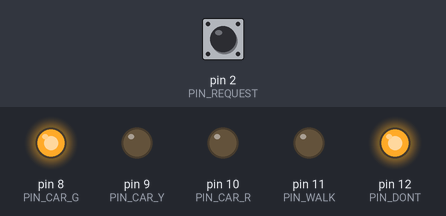
This sketch was run on a simulated Arduino Uno, built with avr-gcc and run on an emulated ATmega328P. Parts: output pins drawn as LEDs (lit = HIGH). The inputs (shaded band) are chosen by the test bench; at power-on: pin 2 (PIN_REQUEST) HIGH.

Above: at 1.2 s.
1.3 s: pin 2 (PIN_REQUEST) pulled LOW for 0.15 s
At 1.59 s:
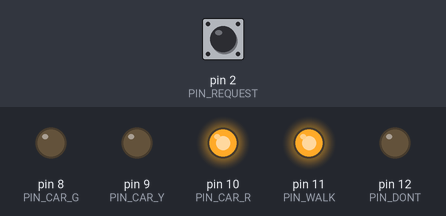
Timing chart, 0 to 4.3 s (numbered marks = the images above; inputs shaded):
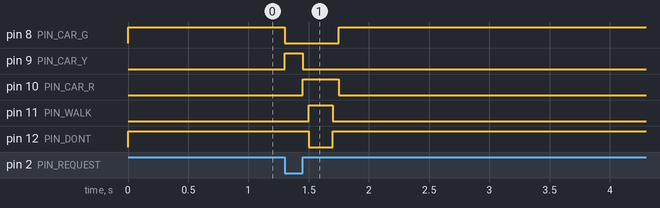

Measured:
- after the input at 1.3 s, pin 8 (PIN_CAR_G): HIGH → LOW at once, → HIGH 0.45 s later; pin 9 (PIN_CAR_Y): LOW → HIGH at once, → LOW 0.15 s later; pin 10 (PIN_CAR_R): LOW → HIGH after 0.15 s, → LOW 0.30 s later; pin 11 (PIN_WALK): LOW → HIGH after 0.20 s, → LOW 0.20 s later; pin 12 (PIN_DONT): HIGH → LOW after 0.20 s, → HIGH 0.20 s later

The sketch:

deepseek-high.ino
```cpp
// Pedestrian crossing for ATmega328P (Uno-compatible)
// REQUEST button: pin 2 -> GND (internal pull-up, active LOW)
// Car lights:      green 8, yellow 9, red 10
// Pedestrian:      WALK 11, DON'T WALK 12

const uint8_t PIN_REQUEST = 2;
const uint8_t PIN_CAR_G   = 8;
const uint8_t PIN_CAR_Y   = 9;
const uint8_t PIN_CAR_R   = 10;
const uint8_t PIN_WALK    = 11;
const uint8_t PIN_DONT    = 12;

enum State { S_GREEN, S_YELLOW, S_RED1, S_WALK, S_RED2 };
State state = S_GREEN;
uint32_t stateStart = 0;

bool requestPending = false;
bool lastButton = HIGH;

void setCars(bool g, bool y, bool r) {
  digitalWrite(PIN_CAR_G, g);
  digitalWrite(PIN_CAR_Y, y);
  digitalWrite(PIN_CAR_R, r);
}

void setPed(bool walk) {
  digitalWrite(PIN_WALK, walk);
  digitalWrite(PIN_DONT, !walk);
}

void enter(State s, uint32_t now) {
  state = s;
  stateStart = now;

  switch (s) {
    case S_GREEN:  setCars(HIGH, LOW, LOW);  setPed(false); break;
    case S_YELLOW: setCars(LOW, HIGH, LOW);  setPed(false); break;
    case S_RED1:   setCars(LOW, LOW, HIGH);  setPed(false); break;
    case S_WALK:   setCars(LOW, LOW, HIGH);  setPed(true);  break;
    case S_RED2:   setCars(LOW, LOW, HIGH);  setPed(false); break;
  }
}

void setup() {
  pinMode(PIN_REQUEST, INPUT_PULLUP);

  pinMode(PIN_CAR_G, OUTPUT);
  pinMode(PIN_CAR_Y, OUTPUT);
  pinMode(PIN_CAR_R, OUTPUT);
  pinMode(PIN_WALK, OUTPUT);
  pinMode(PIN_DONT, OUTPUT);

  enter(S_GREEN, millis());
}

void loop() {
  uint32_t now = millis();

  // Falling-edge detect: latch a request whenever the button is pressed,
  // even if it happens during an active crossing sequence.
  bool button = digitalRead(PIN_REQUEST);
  if (lastButton == HIGH && button == LOW) {
    requestPending = true;
  }
  lastButton = button;

  switch (state) {
    case S_GREEN:
      if (requestPending) {
        requestPending = false;
        enter(S_YELLOW, now);
      }
      break;

    case S_YELLOW:
      if (now - stateStart >= 150) enter(S_RED1, now);
      break;

    case S_RED1:
      if (now - stateStart >= 50) enter(S_WALK, now);
      break;

    case S_WALK:
      if (now - stateStart >= 200) enter(S_RED2, now);
      break;

    case S_RED2:
      if (now - stateStart >= 50) enter(S_GREEN, now);
      break;
  }
}
```
